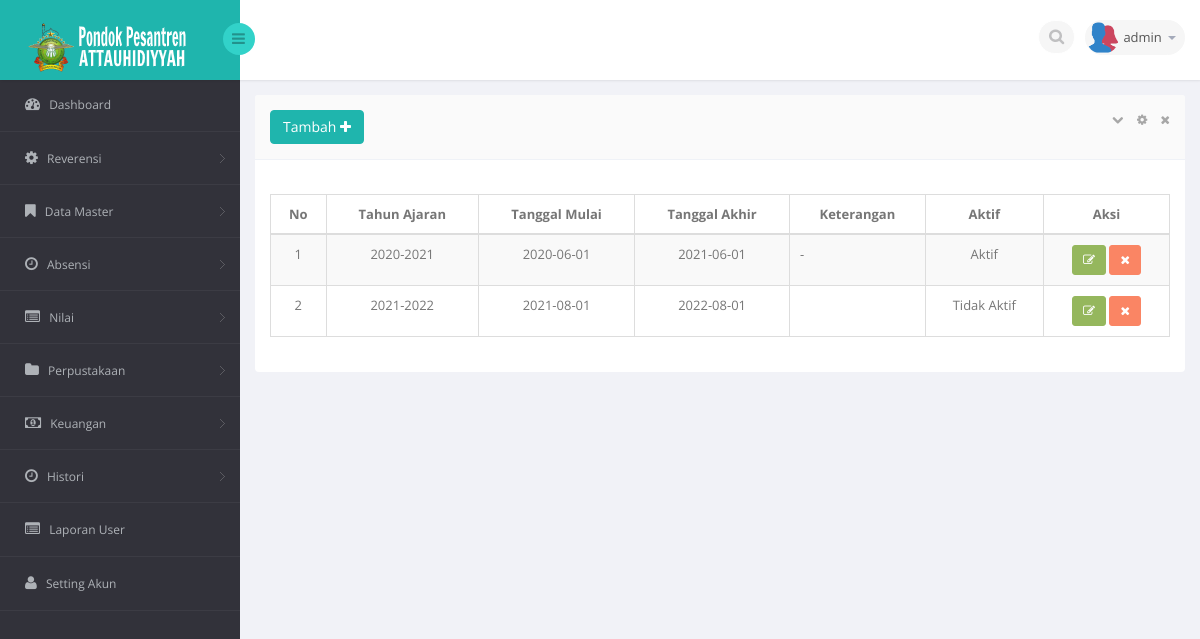
/med.php?mod=tahunajaran (signed in), run on the app's committed database.
### tables this page shows
CREATE TABLE IF NOT EXISTS `user` (
`id` int(11) NOT NULL,
  `id_user` varchar(50) NOT NULL,
  `id_sekolah` int(11) NOT NULL,
  `nama` varchar(45) NOT NULL,
  `username` varchar(20) NOT NULL,
  `password` varchar(50) NOT NULL,
  `level` varchar(20) NOT NULL,
  `last_login` datetime NOT NULL,
  `akses_master` text NOT NULL
);

CREATE TABLE IF NOT EXISTS `tahunajaran` (
`id` int(10) unsigned NOT NULL,
  `tahunajaran` varchar(50) NOT NULL,
  `tglmulai` date NOT NULL,
  `tglakhir` date NOT NULL,
  `aktif` varchar(20) NOT NULL,
  `keterangan` varchar(255) DEFAULT NULL
);

### session.php (called while the page is built, shortened)
<?php
	include"lib/conn.php";
	$level_check = $_SESSION['level'];
	$user_check = $_SESSION['login_user'];
	if ($level_check=='siswa') {
			$ses_sql=mysqli_query($conn,"select panggilan from siswa where nis = '$user_check'");
		$row = mysqli_fetch_assoc($ses_sql);
		$login_session = $row['panggilan'];
		if(!isset($login_session)){
			mysqli_close($conn);
			header('location: login.php');
		}
	}else{
		$ses_sql=mysqli_query($conn,"select *from user where username = '$user_check'");
		$row = mysqli_fetch_assoc($ses_sql);
		$login_session = $row['username'];
	}
?>

### mod/data_master/tahunajaran/tahunajaran.php (the view, shortened to what this page needs)
<?php
	if(isset($_SESSION['tahunajaran']) AND $_SESSION['tahunajaran'] <> 'TRUE')
	{
		?>
		  <div class="alert alert-danger alert-dismissible" id="succsess-alert">
	        <button type="button" class="close" data-dismiss="alert" aria-hidden="true">&times;</button>
	        <h4><i class="icon fa fa-ban"></i> Alert!</h4>
	        Dilarang mengakses file ini.
	      </div>
		<?php
	}
	else{
	$linkaksi = 'med.php?mod=tahunajaran';
	if(isset($_GET['act']))
	{
		$act = $_GET['act'];
		$linkaksi .= '&act='.$act;
	}
	else
	{
		$act = '';
	}
	$aksi = 'mod/data_master/tahunajaran/act_tahunajaran.php';
	?>
	<?php
	switch ($act) {
			?>
			<?php
		default :
			?>
		        <div class="row">
		            <div class="clearfix">
		            <div class="col-sm-12">
		                <section class="panel">
		                    <header class="panel-heading">
		                        <?php if($_SESSION['level']=='admin'){?>
		                        	<a href="med.php?mod=tahunajaran&act=form">
									<button class="btn btn-primary">
										Tambah <i class="fa fa-plus"></i>
									</button>
									</a>
								<?php }?>
		                        <span class="tools pull-right">
		                            <a href="javascript:;" class="fa fa-chevron-down"></a>
		                            <a href="javascript:;" class="fa fa-cog"></a>
		                            <a href="javascript:;" class="fa fa-times"></a>
		                         </span>
		                    </header>
		                    <div class="panel-body">
		                        <div class="adv-table editable-table table-responsive">
		                            <div class="clearfix">
		                            </div>
		                            <table class="table table-striped table-hover table-bordered" id="example">
		                                <thead>
		                                <tr>
											<th class="text-center">No</th>
		                                    <th class="text-center">Tahun Ajaran</th>
											<th class="text-center">Tanggal Mulai</th>
											<th class="text-center">Tanggal Akhir</th>
											<th class="text-center">Keterangan</th>
											<th class="text-center">Aktif</th>
											<?php if($_SESSION['level']=='admin' ){?>
		                                    <th class="text-center">Aksi</th>
											<?php }?>
										</tr>
		                                </thead>
		                                <tbody>
		                                <?php
											$query = "SELECT * FROM tahunajaran";
											$sql_kul = mysqli_query($conn,$query);
											$i=1;
											while ($m = mysqli_fetch_assoc($sql_kul)) {
										?>
		                                <tr class="">
		                                    <td align="center"><?php echo $i ?></td>
		                                    <td align="center"><?php echo $m['tahunajaran']?></td>
		                                    <td align="center"><?php echo $m['tglmulai']?></td>
		                                    <td align="center"><?php echo $m['tglakhir']?></td>
		                                    <td ><?php echo $m['keterangan']?></td>
		                                    <td align="center"><?php echo $m['aktif']?></td>
											<td align="center">
		                                    <?php if($_SESSION['level']=='admin' ){?>
		                                        <a href="med.php?mod=tahunajaran&act=form&id=<?php echo $m['id'] ?>" ><button class="btn btn-success btn-sm"><i class="fa fa-edit"></i></button> </a>
												<a href="<?php echo $aksi ?>?mod=tahunajaran&act=hapus&id=<?php echo $m['id'] ?>" onclick="return myFunction();"><button class="btn btn-danger btn-sm"><i class="fa fa-times"></i></button> </a>
											</td>
											 <?php }?>
		                                </tr>
		                                <?php
		 									 $i++;
		 								 }
		 								?>
		                                </tbody>
		                            </table>
		                        </div>
		                    </div>
		                </section>
		            </div>
		        </div>
			<?php
		break;
	}
	}
?>

### med.php (shortened to what this page needs)
<?php
    include"session.php";
?>
<!DOCTYPE html>
<html lang="en">
<head>
    <link href="bs3/css/bootstrap.min.css" rel="stylesheet">
    <link href="css/bootstrap-reset.css" rel="stylesheet">
    <link href="font-awesome/css/font-awesome.css" rel="stylesheet" />
    <link rel="stylesheet" href="css/bootstrap-switch.css" />
    <link rel="stylesheet" type="text/css" href="js/bootstrap-fileupload/bootstrap-fileupload.css" />
    <link rel="stylesheet" type="text/css" href="js/bootstrap-wysihtml5/bootstrap-wysihtml5.css" />
    <link rel="stylesheet" type="text/css" href="js/bootstrap-datepicker/css/datepicker.css" />
    <link rel="stylesheet" type="text/css" href="js/bootstrap-colorpicker/css/colorpicker.css" />
    <link rel="stylesheet" type="text/css" href="js/bootstrap-daterangepicker/daterangepicker-bs3.css" />
    <link rel="stylesheet" type="text/css" href="js/bootstrap-datetimepicker/css/datetimepicker.css" />
    <link rel="stylesheet" type="text/css" href="js/jquery-multi-select/css/multi-select.css" />
    <link rel="stylesheet" type="text/css" href="js/jquery-tags-input/jquery.tagsinput.css" />
    <link rel="stylesheet" type="text/css" href="js/select2/select2.css" />
    <link href="js/jvector-map/jquery-jvectormap-1.2.2.css" rel="stylesheet">
    <link href="css/clndr.css" rel="stylesheet">
    <link href="js/css3clock/css/style.css" rel="stylesheet">
    <link rel="stylesheet" href="js/morris-chart/morris.css">
    <link href="js/advanced-datatable/css/demo_page.css" rel="stylesheet" />
    <link href="js/advanced-datatable/css/demo_table.css" rel="stylesheet" />
    <link rel="stylesheet" href="css/datatables/fixedHeader.bootstrap.min.css">
    <link rel="stylesheet" href="css/datatables/responsive.bootstrap.min.css">
    <link rel="stylesheet" href="css/datatables/buttons.dataTables.min.css">
    <link rel="stylesheet" href="css/jquery.steps.css?1">
    <link href="css/style.css" rel="stylesheet">
    <link href="css/style-responsive.css" rel="stylesheet" />
</head>
<body>
<section id="container" >
<header class="header fixed-top clearfix">
<div class="brand">
    <a href="med.php?mod=home" class="logo">
        <img class="img-responsive" src="images/logo.png" alt="">
    </a>
    <div class="sidebar-toggle-box">
        <div class="fa fa-bars"></div>
    </div>
</div>
<div class="top-nav clearfix">
    <ul class="nav pull-right top-menu">
        <li>
            <input type="text" class="form-control search" placeholder=" Search">
        </li>
        <li class="dropdown">
            <a data-toggle="dropdown" class="dropdown-toggle" href="#">
                <img alt="" src="images/users.png">
                <span class="username"><?php echo $login_session ?></span>
                <b class="caret"></b>
            </a>
        </li>
    </ul>
</div>
</header>
<aside class="position-fixed">
    <div id="sidebar" class="nav-collapse">
                    <div class="leftside-navigation">
            <ul class="sidebar-menu" id="nav-accordion">
                <li>
                    <a href="index.php">
                        <i class="fa fa-dashboard"></i>
                        <span>Dashboard</span>
                    </a>
                </li>
                <?php
                if ($_SESSION['level']=='perpustakaan') {
                ?>
                <li class="sub-menu">
                    <a href="javascript:;">
                        <i class="fa fa-folder"></i>
                        <span>Perpustakaan</span>
                    </a>
                    <ul class="sub">
                        <li><a href="med.php?mod=kategori_buku">Kategori Buku</a></li>
                        <li><a href="med.php?mod=sumber_buku">Sumber Buku</a></li>
                        <li><a href="med.php?mod=rak_buku">Rak Buku</a></li>
                        <li><a href="med.php?mod=buku">Buku</a></li>
                        <li><a href="med.php?mod=peminjaman">Data Peminjaman</a></li>
                        <li><a href="med.php?mod=pengembalian">Data Pengembalian</a></li>
                        <li><a href="med.php?mod=kas">Kas</a></li>
                    </ul>
                </li>
                <?php
                }elseif($_SESSION['level']=='admin' OR $_SESSION['level']=='superadmin'){
                ?>
                <li class="sub-menu">
                    <a href="javascript:;">
                        <i class="fa fa-cog"></i>
                        <span>Reverensi</span>
                    </a>
                </li>
                <li class="sub-menu">
                    <a href="javascript:;">
                        <i class="fa fa-bookmark"></i>
                        <span>Data Master</span>
                    </a>
                </li>
                <li class="sub-menu">
                    <a href="javascript:;">
                        <i class="fa fa-clock-o"></i>
                        <span>Absensi</span>
                    </a>
                </li>
                <li class="sub-menu">
                    <a href="javascript:;">
                        <i class="fa fa-list-alt"></i>
                        <span>Nilai</span>
                    </a>
                </li>
                <li class="sub-menu">
                    <a href="javascript:;">
                        <i class="fa fa-folder"></i>
                        <span>Perpustakaan</span>
                    </a>
                </li>
                <li class="sub-menu">
                    <a href="javascript:;">
                        <i class="fa fa-money"></i>
                        <span>Keuangan</span>
                    </a>
                </li>
                <li class="sub-menu">
                    <a href="javascript:;">
                        <i class="fa fa-clock-o"></i>
                        <span>Histori</span>
                    </a>
                </li>
                <li>
                    <a href="med.php?mod=laporan_user">
                        <i class="fa fa-list-alt"></i>
                        <span>Laporan User</span>
                    </a>
                </li>
                <li>
                    <a href="med.php?mod=userakun&act=admin">
                    <i class="fa fa-user"></i>
                        <span>Setting Akun</span>
                    </a>
                </li>
                <?php
                }
                ?>
            </ul>
        </div>
    </div>
</aside>
<section id="main-content">
    <section class="wrapper">
         <?php include"content.php"; ?>
    </section>
</section>
</section>
</body>
</html>

### data on the page
user: username "admin"
tahunajaran: tahunajaran "2020-2021", tglmulai "2020-06-01", tglakhir "2021-06-01", keterangan "-", aktif "Aktif"
tahunajaran: tahunajaran "2021-2022", tglmulai "2021-08-01", tglakhir "2022-08-01", aktif "Tidak Aktif"
